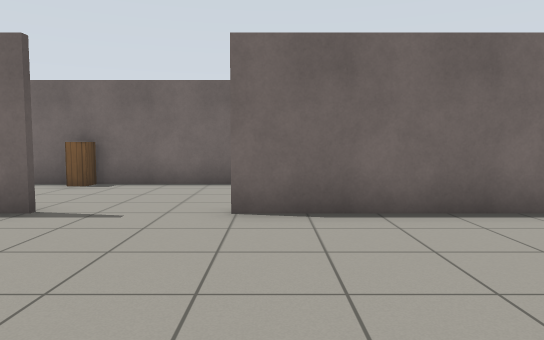
View 1 (above)

12 first-person views from a walk through a world built for the Gazebo simulator. The camera is 1 m above the floor, tilts 4° down and sees 70° across. The floor is counted in squares, 1 m on a side. Each view is taken from the middle of a square. On the plan, view 1 faces up. The plan holds only what a view shows up to about 14 squares ahead; the rest is blank. Simple patterns stand in for the simulator's built-in surfaces.

View 2
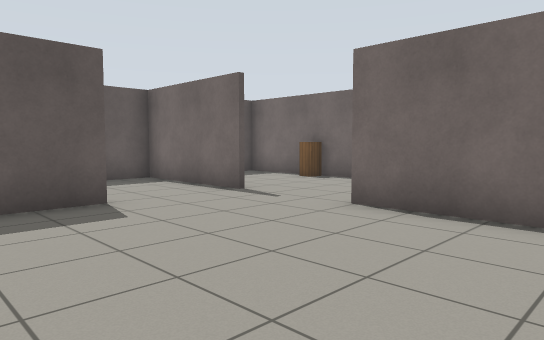

View 3
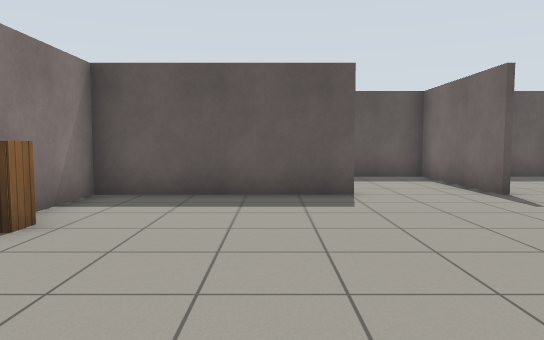

View 4
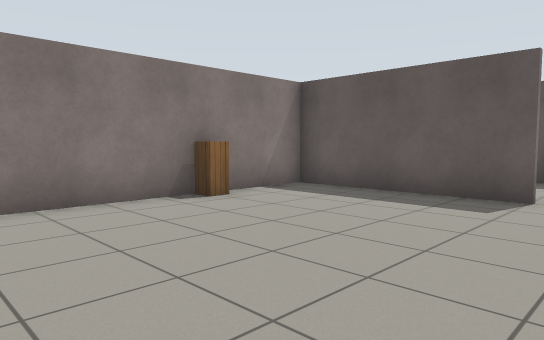

View 5
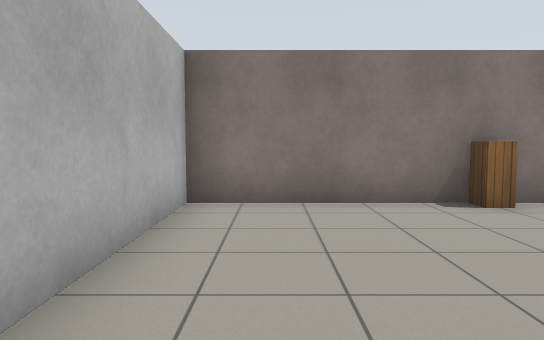

View 6
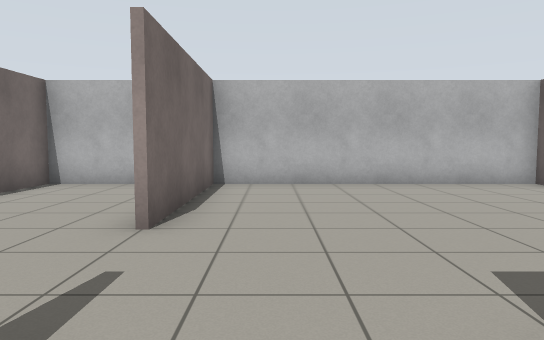

View 7
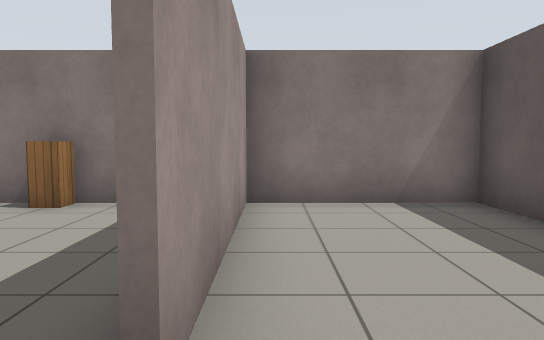

View 8
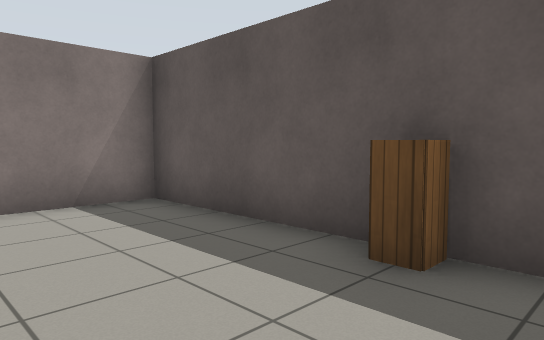

View 9
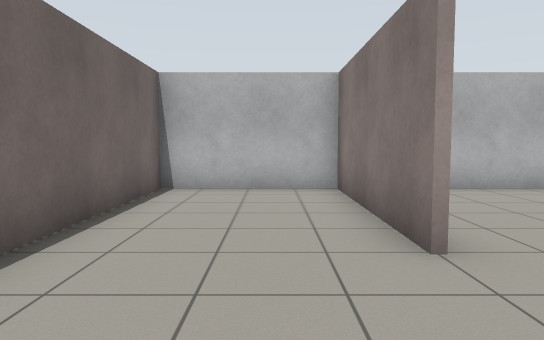

View 10
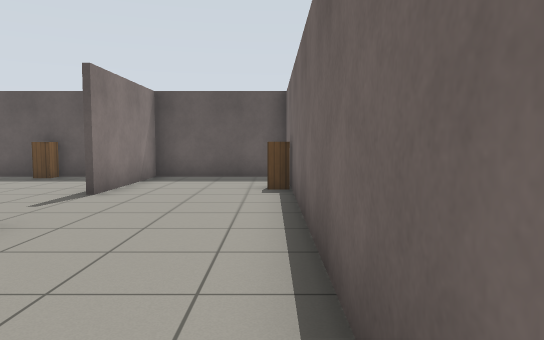

View 11
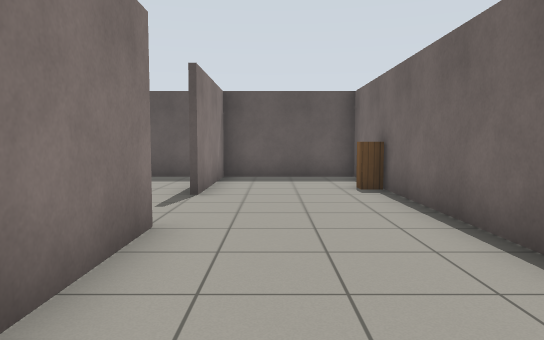

View 12
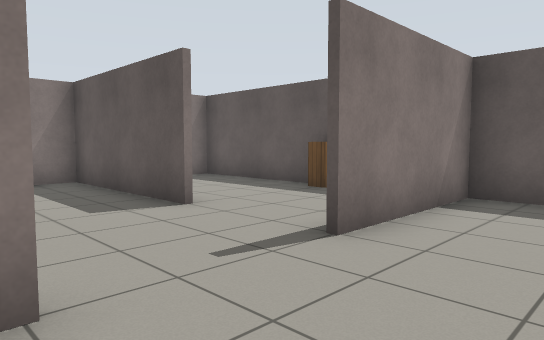

### Floor plan
Points are (right, up) in squares from view 1. A wall is a line through its corners. A room is listed if a view was taken in it or the views show most of it. See-through windows are left out.
Room 1 (views 1, 2, 3, 4, 5, 9, 10, 11, 12)
walls: (-0.6, 5.6) (4.5, 5.6); (-3.4, 2.6) (-3.4, -2.5); (4.5, 5.4) (-0.6, 5.4); (-3, -2.4) (4.4, -2.4) (4.4, 9.4) (-7.4, 9.4) (-7.4, 5); (-7.5, 5.6) (-3.4, 5.6)
ways out: opening at (-4, 3.5) to room 2
objects: cabinet (-4, 9); cabinet (0, -2)
Room 2 (views 6, 7, 8)
walls: (-7.4, 5) (-7.4, -2.4) (-3, -2.4); (-3.6, -2.5) (-3.6, 2.6); (-3.4, 5.4) (-7.5, 5.4)
ways out: opening at (-4, 3.5) to room 1
objects: cabinet (-7, 2)

Where each view was taken, in squares from view 1:
view 1: 0 up, 0 right, facing up
view 2: 0 up, 3 right, facing up-left
view 3: 1 up, 4 right, facing left
view 4: 4 up, 4 right, facing down-left
view 5: 4 up, 3 right, facing down
view 6: 4 up, 5 left, facing right
view 7: 4 up, 4 left, facing down
view 8: 4 up, 4 left, facing down-left
view 9: 7 up, 4 left, facing right
view 10: 9 up, 4 right, facing left
view 11: 7 up, 4 right, facing left
view 12: 8 up, 0 right, facing down-left
